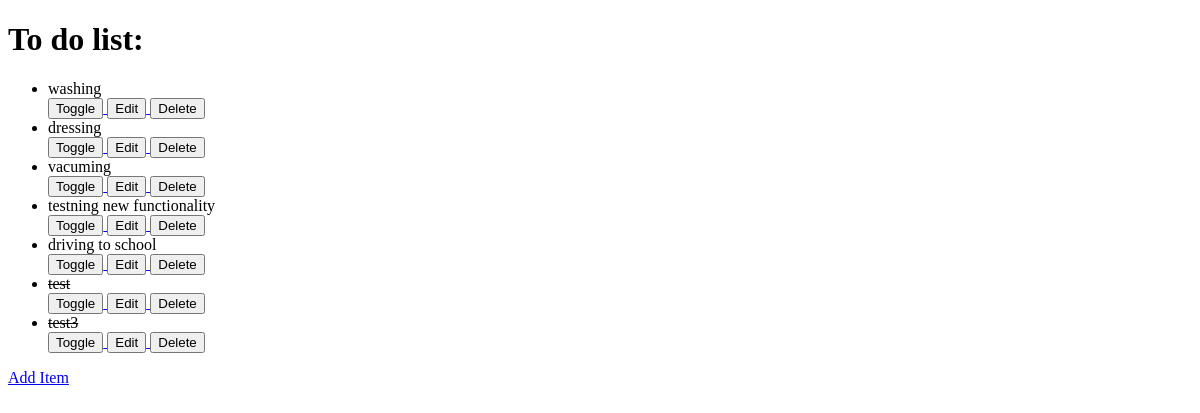
Before: / with the older database file.
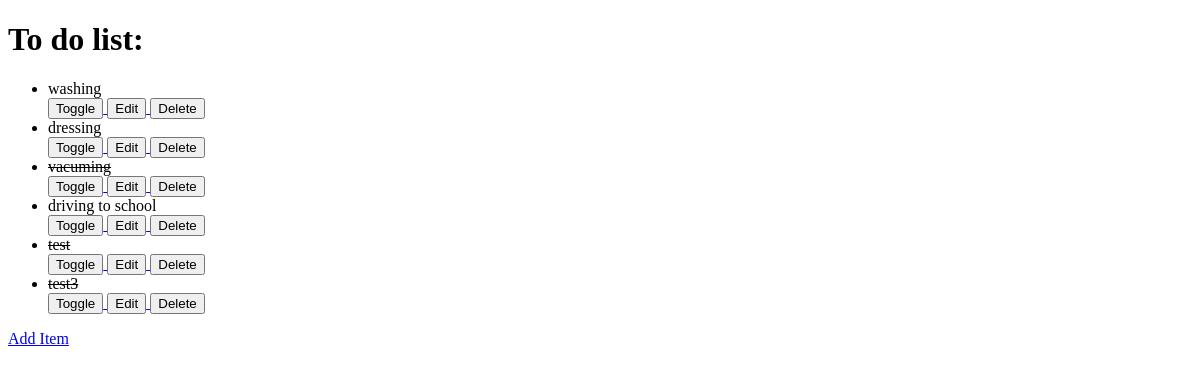
After: the same page with the newer database file.
### todo/models.py (models this page shows, shortened)
class Item(models.Model):
    name = models.CharField(max_length=50, null=False, blank=False)
    done = models.BooleanField(null=False, blank=False, default=False)

### todo/views.py (the view)
# urls.py: path('', views.get_todo_list, name='get_todo_list'),
def get_todo_list(request):
    items = Item.objects.all()
    context = {
        'items': items
    }
    return render(request, 'todo/todo_list.html', context)

### todo/templates/todo/todo_list.html (shortened to what this page needs)
<!DOCTYPE html>
<html lang="en">
<head>
</head>
<body>
    <h1>To do list:</h1>
    <ul>
        {% for item in items %}
            {% if item.done %}
                <li><strike>{{item.name}}</strike></li>
            {% else %}
                <li>{{item.name}}</li>
            {% endif %}
                <a href="/toggle/{{ item.id }}">
                    <button>Toggle</button>
                </a>
                <a href="/edit/{{ item.id }}">
                    <button>Edit</button>
                </a>
                <a href="/delete/{{ item.id }}">
                    <button>Delete</button>
                </a>
        {% empty %}
            <li>You have nothing to do</li>
        {% endfor %}
    </ul>
    <a href="/add">Add Item</a>
</body>
</html>

Changed rows visible on the page:
removed Item: name "testning new functionality"
changed Item "vacuming": done False → True (drawn)
